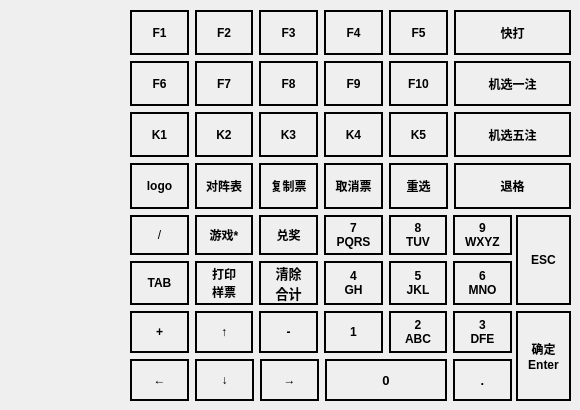
     <widget class="QWidget" name="KeyboardPage1">
      <widget class="QWidget" name="verticalLayoutWidget">
       <property name="geometry">
        <rect>
         <x>130</x>
         <y>10</y>
         <width>441</width>
         <height>391</height>
        </rect>
       </property>
       <layout class="QVBoxLayout" name="verticalLayout_2" stretch="1,1,1,1,2,2">
        <item>
         <layout class="QHBoxLayout" name="horizontalLayout_3" stretch="1,1,1,1,1,2">
          <item>
           <widget class="QLabel" name="labelKeyF1">
            <property name="font">
             <font>
              <weight>75</weight>
              <bold>true</bold>
             </font>
            </property>
            <property name="frameShape">
             <enum>QFrame::WinPanel</enum>
            </property>
            <property name="frameShadow">
             <enum>QFrame::Plain</enum>
            </property>
            <property name="text">
             <string>F1</string>
            </property>
            <property name="alignment">
             <set>Qt::AlignCenter</set>
            </property>
           </widget>
          </item>
          <item>
           <widget class="QLabel" name="labelKeyF2">
            <property name="font">
             <font>
              <weight>75</weight>
              <bold>true</bold>
             </font>
            </property>
            <property name="frameShape">
             <enum>QFrame::WinPanel</enum>
            </property>
            <property name="frameShadow">
             <enum>QFrame::Plain</enum>
            </property>
            <property name="text">
             <string>F2</string>
            </property>
            <property name="alignment">
             <set>Qt::AlignCenter</set>
            </property>
           </widget>
          </item>
          <item>
           <widget class="QLabel" name="labelKeyF3">
            <property name="font">
             <font>
              <weight>75</weight>
              <bold>true</bold>
             </font>
            </property>
            <property name="frameShape">
             <enum>QFrame::WinPanel</enum>
            </property>
            <property name="text">
             <string>F3</string>
            </property>
            <property name="alignment">
             <set>Qt::AlignCenter</set>
            </property>
           </widget>
          </item>
          <item>
           <widget class="QLabel" name="labelKeyF4">
            <property name="font">
             <font>
              <weight>75</weight>
              <bold>true</bold>
             </font>
            </property>
            <property name="frameShape">
             <enum>QFrame::WinPanel</enum>
            </property>
            <property name="text">
             <string>F4</string>
            </property>
            <property name="alignment">
             <set>Qt::AlignCenter</set>
            </property>
           </widget>
          </item>
          <item>
           <widget class="QLabel" name="labelKeyF5">
            <property name="font">
             <font>
              <weight>75</weight>
              <bold>true</bold>
             </font>
            </property>
            <property name="frameShape">
             <enum>QFrame::WinPanel</enum>
            </property>
            <property name="text">
             <string>F5</string>
            </property>
            <property name="alignment">
             <set>Qt::AlignCenter</set>
            </property>
           </widget>
          </item>
          <item>
           <widget class="QLabel" name="labelKeyg">
            <property name="font">
             <font>
              <weight>75</weight>
              <bold>true</bold>
             </font>
            </property>
            <property name="frameShape">
             <enum>QFrame::WinPanel</enum>
            </property>
            <property name="text">
             <string>快打</string>
            </property>
            <property name="alignment">
             <set>Qt::AlignCenter</set>
            </property>
           </widget>
          </item>
         </layout>
        </item>
        <item>
         <layout class="QHBoxLayout" name="horizontalLayout_4" stretch="1,1,1,1,1,2">
          <item>
           <widget class="QLabel" name="labelKeyF6">
            <property name="font">
             <font>
              <weight>75</weight>
              <bold>true</bold>
             </font>
            </property>
            <property name="frameShape">
             <enum>QFrame::WinPanel</enum>
            </property>
            <property name="text">
             <string>F6</string>
            </property>
            <property name="alignment">
             <set>Qt::AlignCenter</set>
            </property>
           </widget>
          </item>
          <item>
           <widget class="QLabel" name="labelKeyF7">
            <property name="font">
             <font>
              <weight>75</weight>
              <bold>true</bold>
             </font>
            </property>
            <property name="frameShape">
             <enum>QFrame::WinPanel</enum>
            </property>
            <property name="text">
             <string>F7</string>
            </property>
            <property name="alignment">
             <set>Qt::AlignCenter</set>
            </property>
           </widget>
          </item>
          <item>
           <widget class="QLabel" name="labelKeyF8">
            <property name="font">
             <font>
              <weight>75</weight>
              <bold>true</bold>
             </font>
            </property>
            <property name="frameShape">
             <enum>QFrame::WinPanel</enum>
            </property>
            <property name="text">
             <string>F8</string>
            </property>
            <property name="alignment">
             <set>Qt::AlignCenter</set>
            </property>
           </widget>
          </item>
          <item>
           <widget class="QLabel" name="labelKeyF9">
            <property name="font">
             <font>
              <weight>75</weight>
              <bold>true</bold>
             </font>
            </property>
            <property name="frameShape">
             <enum>QFrame::WinPanel</enum>
            </property>
            <property name="text">
             <string>F9</string>
            </property>
            <property name="alignment">
             <set>Qt::AlignCenter</set>
            </property>
           </widget>
          </item>
          <item>
           <widget class="QLabel" name="labelKeyF10">
            <property name="font">
             <font>
              <weight>75</weight>
              <bold>true</bold>
             </font>
            </property>
            <property name="frameShape">
             <enum>QFrame::WinPanel</enum>
            </property>
            <property name="text">
             <string>F10</string>
            </property>
            <property name="alignment">
             <set>Qt::AlignCenter</set>
            </property>
           </widget>
          </item>
          <item>
           <widget class="QLabel" name="labelKeya">
            <property name="font">
             <font>
              <weight>75</weight>
              <bold>true</bold>
             </font>
            </property>
            <property name="frameShape">
             <enum>QFrame::WinPanel</enum>
            </property>
            <property name="text">
             <string>机选一注</string>
            </property>
            <property name="alignment">
             <set>Qt::AlignCenter</set>
            </property>
           </widget>
          </item>
         </layout>
        </item>
        <item>
         <layout class="QHBoxLayout" name="horizontalLayout_5" stretch="1,1,1,1,1,2">
          <item>
           <widget class="QLabel" name="labelKeyh">
            <property name="font">
             <font>
              <weight>75</weight>
              <bold>true</bold>
             </font>
            </property>
            <property name="frameShape">
             <enum>QFrame::WinPanel</enum>
            </property>
            <property name="text">
             <string>K1</string>
            </property>
            <property name="alignment">
             <set>Qt::AlignCenter</set>
            </property>
           </widget>
          </item>
          <item>
           <widget class="QLabel" name="labelKeyi">
            <property name="font">
             <font>
              <weight>75</weight>
              <bold>true</bold>
             </font>
            </property>
            <property name="frameShape">
             <enum>QFrame::WinPanel</enum>
            </property>
            <property name="text">
             <string>K2</string>
            </property>
            <property name="alignment">
             <set>Qt::AlignCenter</set>
            </property>
           </widget>
          </item>
          <item>
           <widget class="QLabel" name="labelKeyj">
            <property name="font">
             <font>
              <weight>75</weight>
              <bold>true</bold>
             </font>
            </property>
            <property name="frameShape">
             <enum>QFrame::WinPanel</enum>
            </property>
            <property name="text">
             <string>K3</string>
            </property>
            <property name="alignment">
             <set>Qt::AlignCenter</set>
            </property>
           </widget>
          </item>
          <item>
           <widget class="QLabel" name="labelKeyk">
            <property name="font">
             <font>
              <weight>75</weight>
              <bold>true</bold>
             </font>
            </property>
            <property name="frameShape">
             <enum>QFrame::WinPanel</enum>
            </property>
            <property name="text">
             <string>K4</string>
            </property>
            <property name="alignment">
             <set>Qt::AlignCenter</set>
            </property>
           </widget>
          </item>
          <item>
           <widget class="QLabel" name="labelKeyl">
            <property name="font">
             <font>
              <weight>75</weight>
              <bold>true</bold>
             </font>
            </property>
            <property name="frameShape">
             <enum>QFrame::WinPanel</enum>
            </property>
            <property name="text">
             <string>K5</string>
            </property>
            <property name="alignment">
             <set>Qt::AlignCenter</set>
            </property>
           </widget>
          </item>
          <item>
           <widget class="QLabel" name="labelKeyb">
            <property name="font">
             <font>
              <weight>75</weight>
              <bold>true</bold>
             </font>
            </property>
            <property name="frameShape">
             <enum>QFrame::WinPanel</enum>
            </property>
            <property name="text">
             <string>机选五注</string>
            </property>
            <property name="alignment">
             <set>Qt::AlignCenter</set>
            </property>
           </widget>
          </item>
         </layout>
        </item>
        <item>
         <layout class="QHBoxLayout" name="horizontalLayout_6" stretch="1,1,1,1,1,2">
          <item>
           <widget class="QLabel" name="labelKeyCtrl">
            <property name="font">
             <font>
              <weight>75</weight>
              <bold>true</bold>
             </font>
            </property>
            <property name="frameShape">
             <enum>QFrame::WinPanel</enum>
            </property>
            <property name="text">
             <string>logo</string>
            </property>
            <property name="alignment">
             <set>Qt::AlignCenter</set>
            </property>
           </widget>
          </item>
          <item>
           <widget class="QLabel" name="labelKeym">
            <property name="font">
             <font>
              <weight>75</weight>
              <bold>true</bold>
             </font>
            </property>
            <property name="frameShape">
             <enum>QFrame::WinPanel</enum>
            </property>
            <property name="text">
             <string>对阵表</string>
            </property>
            <property name="alignment">
             <set>Qt::AlignCenter</set>
            </property>
           </widget>
          </item>
          <item>
           <widget class="QLabel" name="labelKeyn">
            <property name="font">
             <font>
              <weight>75</weight>
              <bold>true</bold>
             </font>
            </property>
            <property name="frameShape">
             <enum>QFrame::WinPanel</enum>
            </property>
            <property name="text">
             <string>复制票</string>
            </property>
            <property name="alignment">
             <set>Qt::AlignCenter</set>
            </property>
           </widget>
          </item>
          <item>
           <widget class="QLabel" name="labelKeye">
            <property name="font">
             <font>
              <weight>75</weight>
              <bold>true</bold>
             </font>
            </property>
            <property name="frameShape">
             <enum>QFrame::WinPanel</enum>
            </property>
            <property name="text">
             <string>取消票</string>
            </property>
            <property name="alignment">
             <set>Qt::AlignCenter</set>
            </property>
           </widget>
          </item>
          <item>
           <widget class="QLabel" name="labelKeyf">
            <property name="font">
             <font>
              <weight>75</weight>
              <bold>true</bold>
             </font>
            </property>
            <property name="frameShape">
             <enum>QFrame::WinPanel</enum>
            </property>
            <property name="text">
             <string>重选</string>
            </property>
            <property name="alignment">
             <set>Qt::AlignCenter</set>
            </property>
           </widget>
          </item>
          <item>
           <widget class="QLabel" name="labelKeybackspace">
            <property name="font">
             <font>
              <weight>75</weight>
              <bold>true</bold>
             </font>
            </property>
            <property name="frameShape">
             <enum>QFrame::WinPanel</enum>
            </property>
            <property name="text">
             <string>退格</string>
            </property>
            <property name="alignment">
             <set>Qt::AlignCenter</set>
            </property>
           </widget>
          </item>
         </layout>
        </item>
        <item>
         <layout class="QHBoxLayout" name="horizontalLayout_14" stretch="7,1">
          <property name="spacing">
           <number>4</number>
          </property>
          <item>
           <layout class="QVBoxLayout" name="verticalLayout_4">
            <property name="spacing">
             <number>6</number>
            </property>
            <item>
             <layout class="QHBoxLayout" name="horizontalLayout_15" stretch="1,1,1,1,1,1">
              <property name="spacing">
               <number>6</number>
              </property>
              <item>
               <widget class="QLabel" name="labelKeySlash">
                <property name="frameShape">
                 <enum>QFrame::WinPanel</enum>
                </property>
                <property name="text">
                 <string>/</string>
                </property>
                <property name="alignment">
                 <set>Qt::AlignCenter</set>
                </property>
               </widget>
              </item>
              <item>
               <widget class="QLabel" name="labelKeyasterisk">
                <property name="font">
                 <font>
                  <weight>75</weight>
                  <bold>true</bold>
                 </font>
                </property>
                <property name="frameShape">
                 <enum>QFrame::WinPanel</enum>
                </property>
                <property name="text">
                 <string>游戏*</string>
                </property>
                <property name="alignment">
                 <set>Qt::AlignCenter</set>
                </property>
               </widget>
              </item>
              <item>
               <widget class="QLabel" name="labelKeyd">
                <property name="font">
                 <font>
                  <weight>75</weight>
                  <bold>true</bold>
                 </font>
                </property>
                <property name="frameShape">
                 <enum>QFrame::WinPanel</enum>
                </property>
                <property name="text">
                 <string>兑奖</string>
                </property>
                <property name="alignment">
                 <set>Qt::AlignCenter</set>
                </property>
               </widget>
              </item>
              <item>
               <widget class="QLabel" name="labelKey7">
                <property name="font">
                 <font>
                  <weight>75</weight>
                  <bold>true</bold>
                 </font>
                </property>
                <property name="frameShape">
                 <enum>QFrame::WinPanel</enum>
                </property>
                <property name="text">
                 <string>7
PQRS</string>
                </property>
                <property name="alignment">
                 <set>Qt::AlignCenter</set>
                </property>
               </widget>
              </item>
              <item>
               <widget class="QLabel" name="labelKey8">
                <property name="font">
                 <font>
                  <weight>75</weight>
                  <bold>true</bold>
                 </font>
                </property>
                <property name="frameShape">
                 <enum>QFrame::WinPanel</enum>
                </property>
                <property name="text">
                 <string>8
TUV</string>
                </property>
                <property name="alignment">
                 <set>Qt::AlignCenter</set>
                </property>
               </widget>
              </item>
              <item>
               <widget class="QLabel" name="labelKey9">
                <property name="font">
                 <font>
                  <weight>75</weight>
                  <bold>true</bold>
                 </font>
                </property>
                <property name="frameShape">
                 <enum>QFrame::WinPanel</enum>
                </property>
                <property name="text">
                 <string>9
WXYZ</string>
                </property>
                <property name="alignment">
                 <set>Qt::AlignCenter</set>
                </property>
               </widget>
              </item>
             </layout>
            </item>
            <item>
             <layout class="QHBoxLayout" name="horizontalLayout_16" stretch="1,1,1,1,1,1">
              <item>
               <widget class="QLabel" name="labelKeyTAB">
                <property name="font">
                 <font>
                  <weight>75</weight>
                  <bold>true</bold>
                 </font>
                </property>
                <property name="frameShape">
                 <enum>QFrame::WinPanel</enum>
                </property>
                <property name="text">
                 <string>TAB</string>
                </property>
                <property name="alignment">
                 <set>Qt::AlignCenter</set>
                </property>
               </widget>
              </item>
              <item>
               <widget class="QLabel" name="labelKeyo">
                <property name="font">
                 <font>
                  <weight>75</weight>
                  <bold>true</bold>
                 </font>
                </property>
                <property name="frameShape">
                 <enum>QFrame::WinPanel</enum>
                </property>
                <property name="text">
                 <string>打印
样票</string>
                </property>
                <property name="alignment">
                 <set>Qt::AlignCenter</set>
                </property>
               </widget>
              </item>
              <item>
               <widget class="QLabel" name="labelKeyc">
                <property name="font">
                 <font>
                  <pointsize>10</pointsize>
                  <weight>75</weight>
                  <bold>true</bold>
                 </font>
                </property>
                <property name="frameShape">
                 <enum>QFrame::WinPanel</enum>
                </property>
                <property name="text">
                 <string>清除
合计</string>
                </property>
                <property name="alignment">
                 <set>Qt::AlignCenter</set>
                </property>
               </widget>
              </item>
              <item>
               <widget class="QLabel" name="labelKey4">
                <property name="font">
                 <font>
                  <weight>75</weight>
                  <bold>true</bold>
                 </font>
                </property>
                <property name="frameShape">
                 <enum>QFrame::WinPanel</enum>
                </property>
                <property name="text">
                 <string>4
GH</string>
                </property>
                <property name="alignment">
                 <set>Qt::AlignCenter</set>
                </property>
               </widget>
              </item>
              <item>
               <widget class="QLabel" name="labelKey5">
                <property name="font">
                 <font>
                  <weight>75</weight>
                  <bold>true</bold>
                 </font>
                </property>
                <property name="frameShape">
                 <enum>QFrame::WinPanel</enum>
                </property>
                <property name="text">
                 <string>5
JKL</string>
                </property>
                <property name="alignment">
                 <set>Qt::AlignCenter</set>
                </property>
               </widget>
              </item>
              <item>
               <widget class="QLabel" name="labelKey6">
                <property name="font">
                 <font>
                  <weight>75</weight>
                  <bold>true</bold>
                 </font>
                </property>
                <property name="frameShape">
                 <enum>QFrame::WinPanel</enum>
                </property>
                <property name="text">
                 <string>6
MNO</string>
                </property>
                <property name="alignment">
                 <set>Qt::AlignCenter</set>
                </property>
               </widget>
              </item>
             </layout>
            </item>
           </layout>
          </item>
          <item>
           <widget class="QLabel" name="labelKeyESC">
            <property name="font">
             <font>
              <weight>75</weight>
              <bold>true</bold>
             </font>
            </property>
            <property name="frameShape">
             <enum>QFrame::WinPanel</enum>
            </property>
            <property name="text">
             <string>ESC</string>
            </property>
            <property name="alignment">
             <set>Qt::AlignCenter</set>
            </property>
           </widget>
          </item>
         </layout>
        </item>
        <item>
         <layout class="QHBoxLayout" name="horizontalLayout_17" stretch="7,1">
          <property name="spacing">
           <number>4</number>
          </property>
          <item>
           <layout class="QVBoxLayout" name="verticalLayout_5">
            <property name="spacing">
             <number>6</number>
            </property>
            <item>
             <layout class="QHBoxLayout" name="horizontalLayout_18" stretch="1,1,1,1,1,1">
              <item>
               <widget class="QLabel" name="labelKeyadd">
                <property name="font">
                 <font>
                  <weight>75</weight>
                  <bold>true</bold>
                 </font>
                </property>
                <property name="frameShape">
                 <enum>QFrame::WinPanel</enum>
                </property>
                <property name="text">
                 <string>+</string>
                </property>
                <property name="alignment">
                 <set>Qt::AlignCenter</set>
                </property>
               </widget>
              </item>
              <item>
               <widget class="QLabel" name="labelKeyup">
                <property name="font">
                 <font>
                  <weight>75</weight>
                  <bold>true</bold>
                 </font>
                </property>
                <property name="frameShape">
                 <enum>QFrame::WinPanel</enum>
                </property>
                <property name="text">
                 <string>↑</string>
                </property>
                <property name="alignment">
                 <set>Qt::AlignCenter</set>
                </property>
               </widget>
              </item>
              <item>
               <widget class="QLabel" name="labelKeysub">
                <property name="font">
                 <font>
                  <weight>75</weight>
                  <bold>true</bold>
                 </font>
                </property>
                <property name="frameShape">
                 <enum>QFrame::WinPanel</enum>
                </property>
                <property name="text">
                 <string>-</string>
                </property>
                <property name="alignment">
                 <set>Qt::AlignCenter</set>
                </property>
               </widget>
              </item>
              <item>
               <widget class="QLabel" name="labelKey1">
                <property name="font">
                 <font>
                  <weight>75</weight>
                  <bold>true</bold>
                 </font>
                </property>
                <property name="frameShape">
                 <enum>QFrame::WinPanel</enum>
                </property>
                <property name="text">
                 <string>1</string>
                </property>
                <property name="alignment">
                 <set>Qt::AlignCenter</set>
                </property>
               </widget>
              </item>
              <item>
               <widget class="QLabel" name="labelKey2">
                <property name="font">
                 <font>
                  <weight>75</weight>
                  <bold>true</bold>
                 </font>
                </property>
                <property name="frameShape">
                 <enum>QFrame::WinPanel</enum>
                </property>
                <property name="text">
                 <string>2
ABC</string>
                </property>
                <property name="alignment">
                 <set>Qt::AlignCenter</set>
                </property>
               </widget>
              </item>
              <item>
               <widget class="QLabel" name="labelKey3">
                <property name="font">
                 <font>
                  <weight>75</weight>
                  <bold>true</bold>
                 </font>
                </property>
                <property name="frameShape">
                 <enum>QFrame::WinPanel</enum>
                </property>
                <property name="text">
                 <string>3
DFE</string>
                </property>
                <property name="alignment">
                 <set>Qt::AlignCenter</set>
                </property>
               </widget>
              </item>
             </layout>
            </item>
            <item>
             <layout class="QHBoxLayout" name="horizontalLayout_19" stretch="2,2,2,4,2">
              <property name="spacing">
               <number>6</number>
              </property>
              <item>
               <widget class="QLabel" name="labelKeyleft">
                <property name="font">
                 <font>
                  <weight>75</weight>
                  <bold>true</bold>
                 </font>
                </property>
                <property name="frameShape">
                 <enum>QFrame::WinPanel</enum>
                </property>
                <property name="text">
                 <string>←</string>
                </property>
                <property name="alignment">
                 <set>Qt::AlignCenter</set>
                </property>
               </widget>
              </item>
              <item>
               <widget class="QLabel" name="labelKeydown">
                <property name="font">
                 <font>
                  <weight>75</weight>
                  <bold>true</bold>
                 </font>
                </property>
                <property name="frameShape">
                 <enum>QFrame::WinPanel</enum>
                </property>
                <property name="text">
                 <string>↓</string>
                </property>
                <property name="alignment">
                 <set>Qt::AlignCenter</set>
                </property>
               </widget>
              </item>
              <item>
               <widget class="QLabel" name="labelKeyright">
                <property name="font">
                 <font>
                  <weight>75</weight>
                  <bold>true</bold>
                 </font>
                </property>
                <property name="frameShape">
                 <enum>QFrame::WinPanel</enum>
                </property>
                <property name="text">
                 <string>→</string>
                </property>
                <property name="alignment">
                 <set>Qt::AlignCenter</set>
                </property>
               </widget>
              </item>
              <item>
               <widget class="QLabel" name="labelKey0">
                <property name="sizePolicy">
                 <sizepolicy hsizetype="Fixed" vsizetype="Preferred">
                  <horstretch>0</horstretch>
                  <verstretch>0</verstretch>
                 </sizepolicy>
                </property>
                <property name="minimumSize">
                 <size>
                  <width>122</width>
                  <height>0</height>
                 </size>
                </property>
                <property name="font">
                 <font>
                  <pointsize>10</pointsize>
                  <weight>75</weight>
                  <bold>true</bold>
                 </font>
                </property>
                <property name="frameShape">
                 <enum>QFrame::WinPanel</enum>
                </property>
                <property name="text">
                 <string>0</string>
                </property>
                <property name="alignment">
                 <set>Qt::AlignCenter</set>
                </property>
               </widget>
              </item>
              <item>
               <widget class="QLabel" name="labelKeydot">
                <property name="font">
                 <font>
                  <pointsize>10</pointsize>
                  <weight>75</weight>
                  <bold>true</bold>
                 </font>
                </property>
                <property name="frameShape">
                 <enum>QFrame::WinPanel</enum>
                </property>
                <property name="text">
                 <string>.</string>
                </property>
                <property name="alignment">
                 <set>Qt::AlignCenter</set>
                </property>
               </widget>
              </item>
             </layout>
            </item>
           </layout>
          </item>
          <item>
           <widget class="QLabel" name="labelKeyEnter">
            <property name="font">
             <font>
              <weight>75</weight>
              <bold>true</bold>
             </font>
            </property>
            <property name="frameShape">
             <enum>QFrame::WinPanel</enum>
            </property>
            <property name="text">
             <string>确定
Enter</string>
            </property>
            <property name="alignment">
             <set>Qt::AlignCenter</set>
            </property>
           </widget>
          </item>
         </layout>
        </item>
       </layout>
      </widget>
     </widget>
